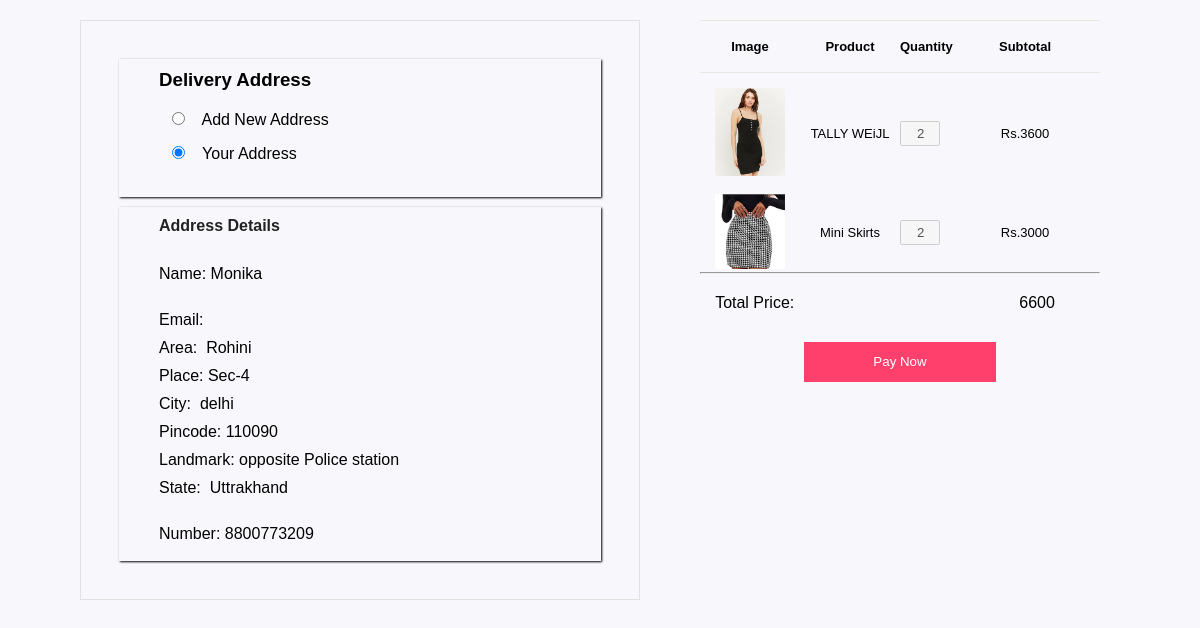
The app's page /checkout.php (signed in) with its own data.
### tables this page shows
CREATE TABLE `address` (
  `id` int(191) NOT NULL,
  `tracking_no` varchar(191) NOT NULL,
  `user_id` int(191) NOT NULL,
  `name` varchar(191) NOT NULL,
  `email` varchar(100) NOT NULL,
  `number` bigint(100) NOT NULL,
  `place` mediumtext NOT NULL,
  `area` varchar(191) NOT NULL,
  `landmark` varchar(191) NOT NULL,
  `pincode` int(191) NOT NULL,
  `city` varchar(191) NOT NULL,
  `state` varchar(191) NOT NULL,
  `cart_total` int(191) NOT NULL,
  `payment_mode` varchar(191) NOT NULL,
  `payment_id` varchar(191) DEFAULT NULL,
  `status` tinyint(4) NOT NULL DEFAULT 0,
  `comments` varchar(255) DEFAULT NULL,
  `created_at` timestamp NOT NULL DEFAULT current_timestamp()
);

CREATE TABLE `carts` (
  `id` int(11) NOT NULL,
  `user_id` int(11) NOT NULL,
  `prod_id` int(11) NOT NULL,
  `size` varchar(10) NOT NULL,
  `prod_qty` int(11) NOT NULL,
  `created_at` timestamp NOT NULL DEFAULT current_timestamp()
);

CREATE TABLE `products` (
  `id` int(11) NOT NULL,
  `category_id` int(11) NOT NULL,
  `name` varchar(191) NOT NULL,
  `slug` varchar(191) NOT NULL,
  `small_description` mediumtext NOT NULL,
  `description` mediumtext NOT NULL,
  `original_price` int(11) NOT NULL,
  `selling_price` int(11) NOT NULL,
  `image` varchar(191) NOT NULL,
  `qty` int(11) NOT NULL,
  `status` tinyint(4) NOT NULL,
  `trending` tinyint(4) NOT NULL,
  `meta_title` varchar(191) NOT NULL,
  `meta_keywords` mediumtext NOT NULL,
  `meta_description` mediumtext NOT NULL,
  `created_at` timestamp NOT NULL DEFAULT current_timestamp(),
  `new_arrival` tinyint(4) NOT NULL
);

### admin/functions/userfunction.php (called while the page is built, shortened)
<?php
include('./admin/config/dbcon.php');
function getCartItems()
{
    global $con;
    $userId =  $_SESSION['auth_user']['user_id'];
    $query = "SELECT c.id as cid, c.prod_id, c.size, c.prod_qty, p.id as pid, p.name, p.image, p.selling_price, p.slug
    FROM carts c, products p WHERE  c.prod_id=p.id AND c.user_id='$userId' ORDER BY c.id DESC";
    return $query_run = mysqli_query($con, $query);
}
?>

### checkout.php (the view, shortened to what this page needs)
  <?php
  include('./admin/functions/userfunction.php');
  include('admin/config/dbcon.php');
  ?>
  <!DOCTYPE html>
<html lang="en">
<head>
    <link rel="stylesheet" href="style.css">
    <link rel="stylesheet" href="https://cdnjs.cloudflare.com/ajax/libs/font-awesome/6.5.1/css/all.min.css">
</head>
<body style="background-color: #f8f8fc;">
  <div class="main-container">
     <div class="container-1">
     <section id="form" class="checkout-sec">
     <?php
      if(isset($_SESSION['auth'])){
        $userId = $_SESSION['auth_user']['user_id'];
        $query = "SELECT * FROM address WHERE user_id='$userId' ORDER BY id DESC LIMIT 1  ";
        $result = mysqli_query($con, $query);
        if($result && mysqli_num_rows($result) > 0) {
            while($row = mysqli_fetch_assoc($result)){
        ?>
     <div class="add-address-btn-div">
     <form action="">
      <h3> Delivery Address</h3>
      <div class="radio-btn-div">
      <input type="radio" onclick="addressform()" id="icon2" name="fav_language" value="HTML" class="radio2" style="width:10%;">
       <label for="html" class="radio">Add New Address</label><br>
       <input type="radio" onclick="divform()" id="icon4" name="fav_language" value="CSS" class="radio2" style="width:10%;" checked="checked">
     <label for="css" class="radio">Your Address</label>
     </div>
       </form>
     </div>
           <div class="check-cont-list-inner-div-2" >
           <div id="popup4">
            <form action="" method="POST" id="frmContactus">
                <h4 style="padding-top:10px; padding-bottom:10px;">Address Details</h4>
            <ul type="none">
               <li>Name:&nbsp;<?php echo $row["name"]; ?></li>
                <br>
                <li>Email:&nbsp;<?php echo $row['email']; ?></li>
               <li>Area:&nbsp;<?php echo $row['area']; ?></li>
               <li>Place:&nbsp;<?php echo $row['place']; ?></li>
               <li>City:&nbsp;<?php echo $row['city']; ?></li>
               <li>Pincode:&nbsp;<?php echo $row['pincode']; ?></li>
               <li>Landmark:&nbsp;<?php echo $row['landmark']; ?></li>
               <li>State:&nbsp;<?php echo $row['state']; ?></li>
              <br>
           <li>Number:&nbsp;<?php echo $row['number']; ?></li>
         </ul>
    </div>
            <br>
           </div>
</section>
  </div>
  <div class="container-2">
    <div class="cont-2-inner-1">
    <section id="cart-2" class="section-p4" >
      <table width="100%" >
        <thead>
            <tr>
                <td>Image</td>
                <td>Product</td>
                <td>Quantity</td>
                <td>Subtotal</td>
            </tr>
        </thead>
        <tbody>
          <?php $items = getCartItems();
          $cart_total = 0;
          foreach($items as $citem){
            ?>
            <?php
                 $subtotal = $citem['selling_price'] * $citem['prod_qty'];
                 $cart_total += $citem['selling_price'] * $citem['prod_qty'];
            ?>
               <tr id="product_data">
                  <td><img src="uploads/<?= $citem['image'] ?>" alt="" ></td>
                  <td><?= $citem['name'] ?></td>
                  <td>
                   <div class="qty-div qty">
                     <input type="text" name="prod_qty" id="qty" class="input-qty " value="<?= $citem['prod_qty'] ?>" disabled>
                   </div>
                  </td>
                 <td id="">Rs.<?= $subtotal?></td>
                </tr>
           <?php
           }
            ?>
        </tbody>
      </table>
      <hr>
    </section>
    <div class="total-main">
        <div>
        Total Price:
        </div>
        <div id="amount" class="amount ">
        <?= $cart_total?>
        </div>
    </div>
    </div>
    <div >
      <input type="button" name="btn" class="pay-btn" value="Pay Now" onclick="pay_now()" id="rzp-button1">
    </div>
    </div>
    </div>
    <?php
            }
        }
    }
    ?>
</body>
</html>

### style.css (style rules this page uses)
* { margin: 0; padding: 0; box-sizing: border-box; font-family: 'spartan', sans-serif; }
h4 { font-weight: 20px; color: #222; }
.section-p4 { padding: 20px 40px; }
body { width: 100%; }
.qty-div { height: 25px; display: flex; margin-bottom: 20px; margin-top: 20px; overflow: hidden; }
#form { display: flex; flex-direction: column; justify-content: space-around; margin: 20px; padding: 38px; border: 1px solid #e1e1e1; }
#form form { width: 88%; display: flex; flex-direction: column; align-items: flex-start; }
#form form input, #form form textarea { width: 100%; padding: 12px 15px; outline: none; margin-bottom: 20px; border: 1px solid #e1e1e1; }
.add-address-btn-div { box-shadow: 1px 1px 2px #000000; margin-bottom: 10px; padding-left: 40px; width: 100%; padding-top: 10px; }
.radio-btn-div { padding-top: 20px; width: 100%; }
.radio2 { padding-left: 0px; padding-right: 0px; padding-top: 0px; padding-bottom: 0px; margin-left: 0px; margin-right: 0px; margin-top: 0px; margin-bottom: 0px; }
.radio { padding-left: 0px; }
.main-container { width: 100%; display: flex; justify-content: center; }
.container-1 { width:50%; }
.container-2 { width:40%; }
#cart-2 { overflow-x: auto; }
#cart-2 table { width: 100%; border-collapse: collapse; table-layout: fixed; white-space: nowrap; }
#cart-2 table img { width: 70px; }
#cart-2 table td:nth-child(1) { width: 100px; text-align: center; }
#cart-2 table td:nth-child(2) { width: 100px; text-align: center; }
#cart-2 table td:nth-child(3) { width: 100; text-align: center; }
#cart-2 table td:nth-child(4), #cart-2 table td:nth-child(5), #cart-2 table td:nth-child(6) { width: 150px; text-align: center; }
#cart-2 table td:nth-child(3) input { width: 40px; padding: 10px 5px 10px 15px; }
#cart-2 table thead { border: 1px solid #e2e9e1; border-left: none; border-right: none; }
#cart-2 table thead td { font-weight: 700; text-decoration: uppercase; font-size: 13px; padding: 18px 0; }
#cart-2 table tbody tr td { padding-top: 15px; }
#cart-2 table tbody td { font-size: 13px; }
.total-main { display: flex; width: 100%; justify-content: center; gap: 50%; padding-right: 30px; }
.add-cont-inner-1,ul,li { padding-top: 10px; font-weight: 50; }
.check-cont-list-inner-div-2 { padding-left: 40px; width: 100%; box-shadow: 1px 1px 2px #000000; }
.pay-btn { margin-left: 30%; height: 40px; width: 40%; margin-top: 30px; background-color: #FF3F6C; border: none; color: white; cursor: pointer; }

### records on screen
address: name "Monika", area "Rohini", place "Sec-4", city "delhi", pincode "110090", landmark "opposite Police station", state "Uttrakhand", number "8800773209", cart_total "6600"
carts: products.image (picture), products.name "TALLY WEiJL", prod_qty "2", prod_qty.selling_price "3600"
carts: products.image (picture), products.name "Mini Skirts", prod_qty "2", prod_qty.selling_price "3000"
